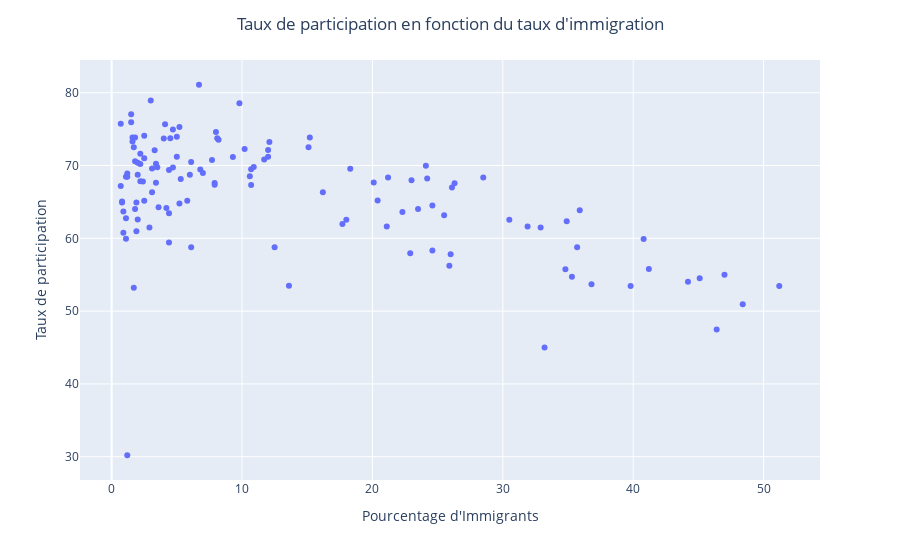

Source (notebook cell):
### Markdown cell above
### Vote participation by % of immigrants

### Code cell
import plotly.express as px
 
from preprocess import get_demographics_data, get_elections_data, get_participation_per_district
 
%load_ext autoreload
%autoreload 2

df_demographics = get_demographics_data()
columns_of_interests = ['Immigrants']
immigration_rate = df_demographics[['Circonscription', 'Immigrants']]

df_election = get_elections_data()

df_election = get_participation_per_district(df_election)

df_election.head()

df_election.rename(columns={'nomCirconscription': 'Circonscription'}, inplace=True)

df_election = df_election.merge(right=immigration_rate, how='inner', on='Circonscription')

fig = px.scatter(df_election, x="Immigrants", y="tauxParticipation", hover_data=['Circonscription'],
                labels={"Immigrants": "Pourcentage d'Immigrants", "tauxParticipation": "Taux de participation"},)

fig.update_layout(title="Taux de participation en fonction du taux d'immigration", title_x=0.5)

fig.show()

### Figure 1 — Plotly figure (JSON) as saved in the notebook; plotly's stock layout.template omitted (floating-point values rounded to 4 significant figures)
{"data": [{"customdata": [["Abitibi-Est"], ["Abitibi-Ouest"], ["Acadie"], ["Anjou-Louis-Riel"], ["Argenteuil"], ["Arthabaska"], ["Beauce-Nord"], ["Beauce-Sud"], ["Beauharnois"], ["Bellechasse"], ["Berthier"], ["Bertrand"], ["Blainville"], ["Bonaventure"], ["Borduas"], ["Bourassa-Sauve"], ["Brome-Missisquoi"], ["Camille-Laurin"], ["Chambly"], ["Champlain"], ["Chapleau"], ["Charlesbourg"], ["Charlevoix-Cote-de-Beaupre"], ["Chateauguay"], ["Chauveau"], ["Chicoutimi"], ["Chomedey"], ["Chutes-de-la-Chaudiere"], ["Cote-du-Sud"], ["D'Arcy-McGee"], ["Deux-Montagnes"], ["Drummond-Bois-Francs"], ["Dubuc"], ["Duplessis"], ["Fabre"], ["Gaspe"], ["Gatineau"], ["Gouin"], ["Granby"], ["Groulx"], ["Hochelaga-Maisonneuve"], ["Hull"], ["Huntingdon"], ["Iberville"], ["Iles-de-la-Madeleine"], ["Jacques-Cartier"], ["Jean-Lesage"], ["Jean-Talon"], ["Jeanne-Mance-Viger"], ["Johnson"], ["Joliette"], ["Jonquiere"], ["L'Assomption"], ["La Peltrie"], ["La Piniere"], ["La Prairie"], ["LaFontaine"], ["Labelle"], ["Lac-Saint-Jean"], ["Laporte"], ["Laurier-Dorion"], ["Laval-des-Rapides"], ["Laviolette-Saint-Maurice"], ["Les Plaines"], ["Levis"], ["Lotbiniere-Frontenac"], ["Louis-Hebert"], ["Marguerite-Bourgeoys"], ["Marie-Victorin"], ["Marquette"], ["Maskinonge"], ["Masson"], ["Matane-Matapedia"], ["Maurice-Richard"], ["Megantic"], ["Mercier"], ["Mille-Iles"], ["Mirabel"], ["Mont-Royal-Outremont"], ["Montarville"], ["Montmorency"], ["Nelligan"], ["Nicolet-Becancour"], ["Notre-Dame-de-Grace"], ["Orford"], ["Papineau"], ["Pointe-aux-Trembles"], ["Pontiac"], ["Portneuf"], ["Prevost"], ["Rene-Levesque"], ["Repentigny"], ["Richelieu"], ["Richmond"], ["Rimouski"], ["Riviere-du-Loup-Temiscouata"], ["Robert-Baldwin"], ["Roberval"], ["Rosemont"], ["Rousseau"], ["Rouyn-Noranda-Temiscamingue"], ["Saint-Francois"], ["Saint-Henri-Sainte-Anne"], ["Saint-Hyacinthe"], ["Saint-Jean"], ["Saint-Jerome"], ["Saint-Laurent"], ["Sainte-Marie-Saint-Jacques"], ["Sainte-Rose"], ["Sanguinet"], ["Sherbrooke"], ["Soulanges"], ["Taillon"], ["Taschereau"], ["Terrebonne"], ["Trois-Rivieres"], ["Ungava"], ["Vachon"], ["Vanier-Les Rivieres"], ["Vaudreuil"], ["Vercheres"], ["Verdun"], ["Viau"], ["Vimont"], ["Westmount-Saint-Louis"]], "hovertemplate": "Pourcentage d'Immigrants=%{x}<br>Taux de participation=%{y}<br>Circonscription=%{customdata[0]}<extra></extra>", "legendgroup": "", "marker": {"color": "#636efa", "symbol": "circle"}, "mode": "markers", "name": "", "orientation": "v", "showlegend": false, "type": "scatter", "x": [2, 0.9, 51.2, 35.9, 4.2, 2.5, 1.5, 1.5, 3.1, 1.8, 2.2, 5.2, 12, 1.1, 4.7, 39.8, 23, 4.4, 8.1, 2.5, 12.5, 8, 2.2, 17.7, 4.1, 2, 45.1, 3, 1.2, 46.4, 10.7, 3.1, 0.8, 1.7, 30.5, 1.9, 6.1, 18.3, 5.3, 10.6, 18, 22.9, 3.6, 3.4, 0.7, 25.5, 10.7, 15.2, 47, 3.4, 3.5, 1.1, 7.7, 4, 40.8, 15.1, 34.9, 2.5, 0.7, 23.5, 31.9, 32.9, 1.8, 7.9, 4.5, 1.6, 6.7, 35.3, 21.1, 24.6, 1.8, 9.3, 0.8, 28.5, 2, 22.3, 26.1, 7, 36.8, 9.8, 5, 35.7, 1.7, 34.8, 5, 4.4, 16.2, 13.6, 1.6, 4.4, 1.1, 12.1, 2.4, 3.3, 2.2, 1.2, 41.2, 0.9, 24.2, 2.9, 1.9, 6.8, 26, 6.1, 4.7, 5.8, 48.4, 25.9, 26.3, 10.9, 11.7, 7.9, 20.1, 10.2, 12, 6, 1.2, 21.2, 8.2, 20.4, 5.2, 24.6, 44.2, 24.1, 33.2], "xaxis": "x", "y": [62.57, 63.7, 53.45, 63.85, 64.17, 74.1, 77.03, 75.93, 66.33, 73.86, 67.85, 64.77, 72.12, 62.76, 74.94, 53.46, 67.99, 63.45, 73.73, 70.98, 58.78, 74.6, 70.2, 61.98, 75.68, 68.73, 54.52, 78.91, 68.46, 47.49, 69.48, 69.6, 65.05, 53.21, 62.55, 60.96, 58.79, 69.57, 68.14, 68.51, 62.56, 57.94, 64.27, 70.23, 75.74, 63.17, 67.34, 73.86, 55.01, 67.64, 69.76, 68.46, 70.75, 73.7, 59.9, 72.5, 62.33, 65.15, 67.18, 64.04, 61.62, 61.48, 64.04, 67.59, 73.73, 73.86, 81.09, 54.71, 61.64, 58.32, 70.57, 71.16, 64.93, 68.36, 70.39, 63.62, 66.98, 68.98, 53.7, 78.55, 73.94, 58.76, 72.52, 55.76, 71.19, 59.44, 66.33, 53.5, 73.29, 69.37, 59.93, 73.24, 67.81, 72.1, 71.6, 68.89, 55.8, 60.78, 68.22, 61.49, 64.91, 69.45, 57.82, 70.47, 69.73, 65.17, 50.96, 56.23, 67.56, 69.81, 70.82, 67.37, 67.66, 72.28, 71.19, 68.72, 30.21, 68.37, 73.54, 65.19, 75.28, 64.52, 54.03, 69.97, 44.99], "yaxis": "y"}], "layout": {"legend": {"tracegroupgap": 0}, "margin": {"t": 60}, "title": {"text": "Taux de participation en fonction du taux d'immigration", "x": 0.5}, "xaxis": {"anchor": "y", "domain": [0, 1], "title": {"text": "Pourcentage d'Immigrants"}}, "yaxis": {"anchor": "x", "domain": [0, 1], "title": {"text": "Taux de participation"}}}}
